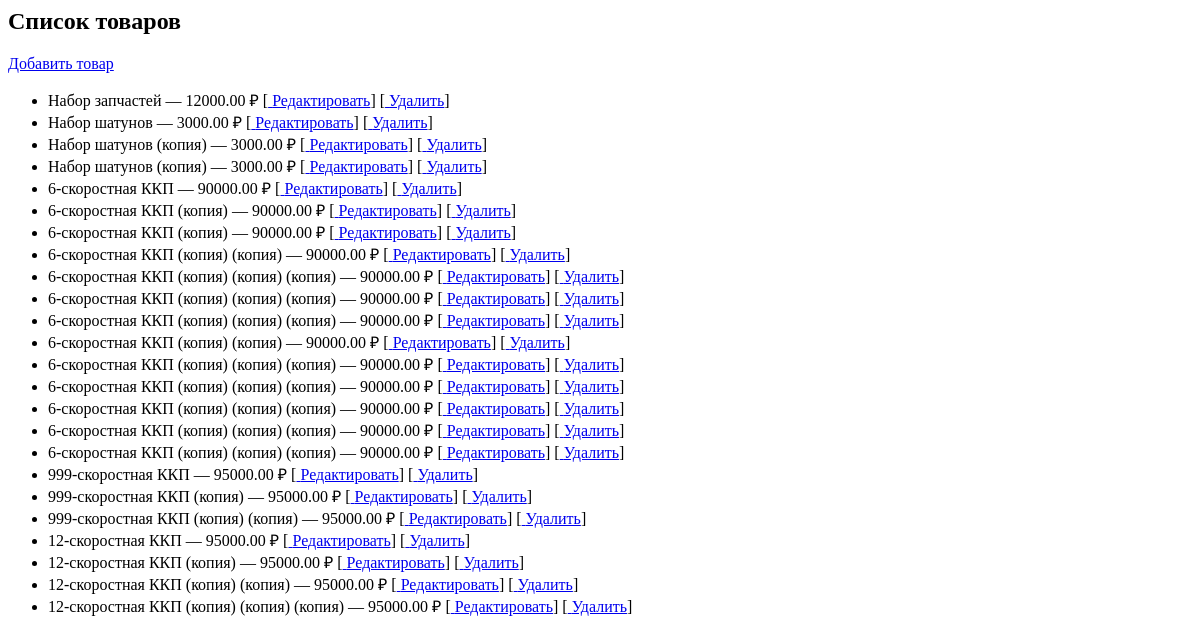
Before: / with the older database file.
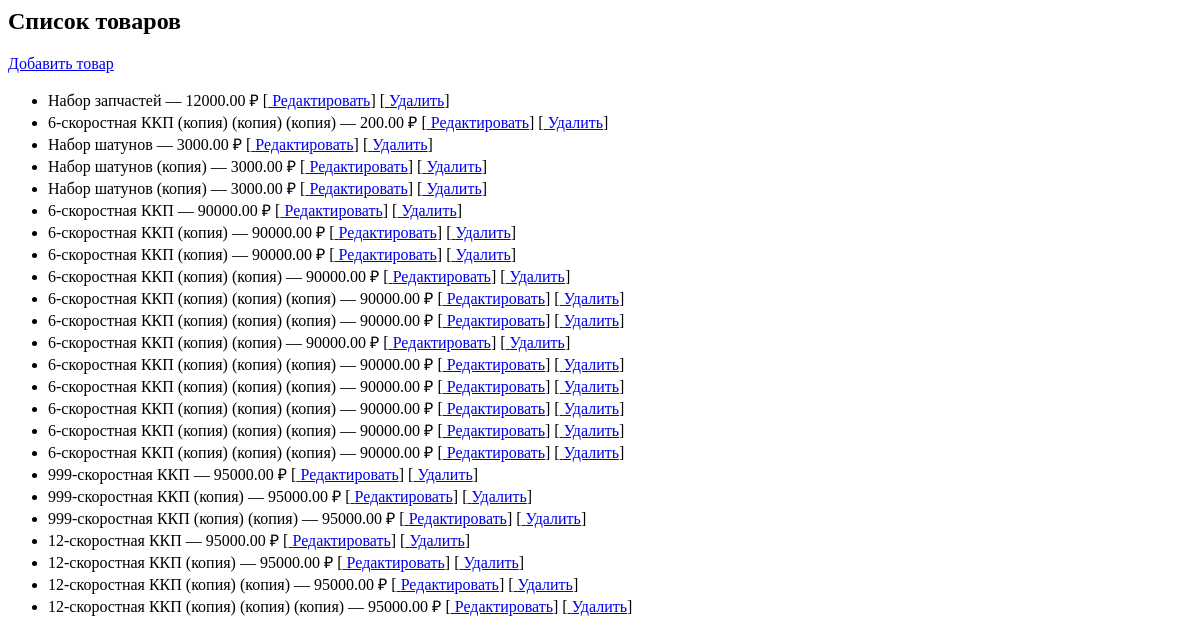
After: the same page with the newer database file.
### products/models.py (models this page shows, shortened)
class Product(models.Model):
    name = models.CharField(max_length=255, verbose_name="Название товара")
    description = models.TextField(verbose_name="Описание")
    price = models.DecimalField(max_digits=10, decimal_places=2, verbose_name="Цена")
    category = models.ForeignKey(Category, on_delete=models.CASCADE, verbose_name="Категория", related_name="products")
    stock = models.PositiveIntegerField(verbose_name="Остаток на складе")
    image = models.ImageField(upload_to='product_images/', verbose_name="Изображение")
    available = models.BooleanField(default=True, verbose_name="В наличии")
    speed_count = models.IntegerField(choices=[(6, "6 скоростей"), (9, "9 скоростей"), (12, "12 скоростей")], null=True, blank=True, verbose_name="Число передач")
    created_at = models.DateTimeField(default=timezone.now, verbose_name="Дата создания")
    objects = ProductManager()
    class Meta:
        verbose_name = "Товар"
        verbose_name_plural = "Товары"
        ordering = ['-created_at','price']

### products/views.py (the view)
# urls.py: path('', views.product_list, name='product_list'),
def product_list(request):
    products = Product.objects.select_related('category').all()
    return render(request, 'products/product_list.html', {'products': products})

### templates/products/product_list.html
<h2>Список товаров</h2>
<a href="{% url 'product_create' %}"> Добавить товар</a>
<ul>
  {% for product in products %}
    <li>
      {{ product.name }} — {{ product.price }} ₽
      [<a href="{% url 'product_edit' product.pk %}"> Редактировать</a>]
      [<a href="{% url 'product_delete' product.pk %}"> Удалить</a>]
    </li>
  {% endfor %}
</ul>

Changed rows visible on the page:
changed Product (number 2 of 24 on the later page): price "90000.00" → "200.00"; moves up the list
